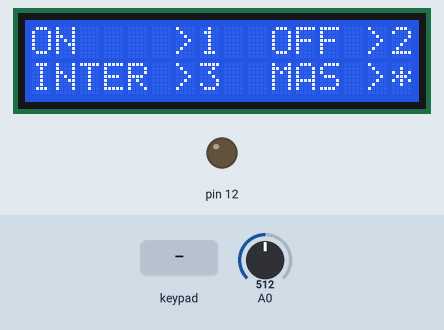
Recording of a program running on a simulated Arduino Uno, built with avr-gcc and run on an emulated ATmega328P. Shown: 16×2 character LCD, output pins drawn as LEDs (lit = HIGH). The test bench sets the inputs (shaded band); at power-on: A0 = 512.

Above: at 5.2 s.
5.3 s: keypad keys 1 3 9 7 * pressed 0.4 s apart
At 8.6 s:
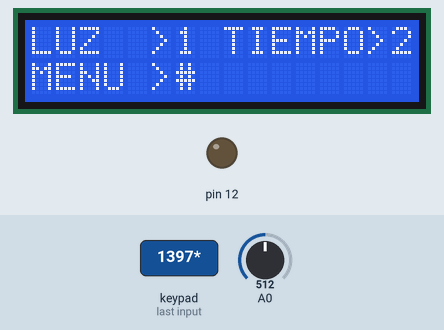
8.8 s: key '2' pressed
At 10.8 s:
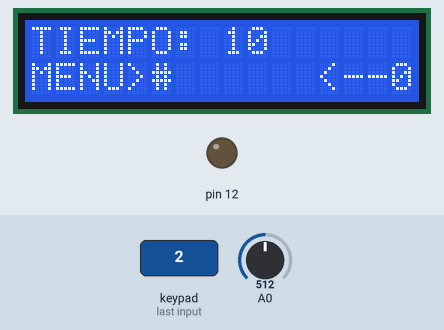
11.8 s: key '1' pressed
14.8 s: key '0' pressed
At 15.4 s:
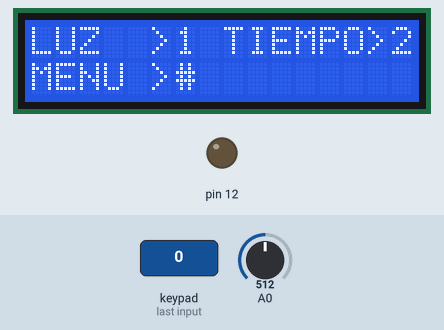
16.6 s: keypad keys 1 3 9 7 pressed 0.4 s apart
At 19.3 s:
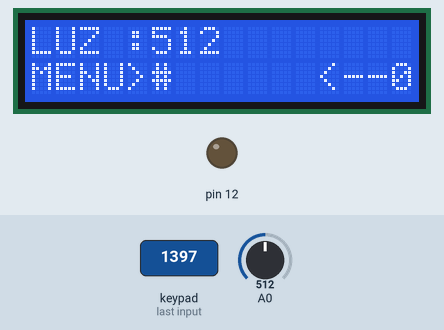
19.7 s: key '#' pressed
At 21.3 s:
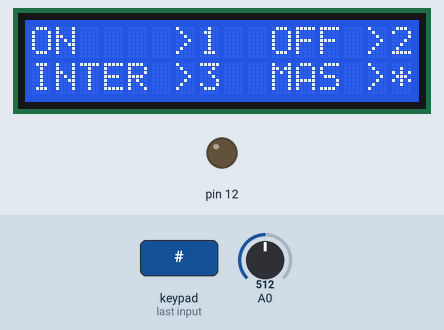
Timing chart, 0 to 22.3 s (numbered marks = the images above; inputs shaded):
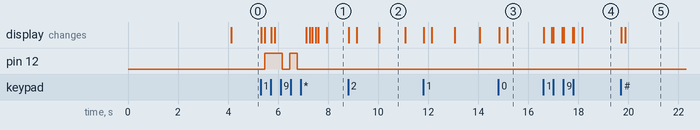

Measured:
- after the input at 5.3 s, pin 12: LOW → HIGH after 0.16 s, → LOW 0.70 s later, → HIGH 0.30 s later, → LOW 0.30 s later; the display: first changes at once (image 1 shows a later state)
- after the input at 8.8 s, the display: first changes at once (image 2 shows a later state)
- after the input at 14.8 s, the display: first changes at once (image 3 shows a later state)
- after the input at 16.6 s, the display: first changes at once (image 4 shows a later state)
- after the input at 19.7 s, the display: first changes at once (image 5 shows a later state)
- what the display in image 2 shows lasts 1.1 s, from 10.0 s to 11.1 s

The program:

main.cpp
```cpp
#include <Arduino.h>
#include <LiquidCrystal_I2C.h>
#include <Keypad.h>
char pulsacion;       // almacena la tecla pulsada
int  contador = 1;    // cuenta el nivel del menu en el que se esta
const byte ROWS = 4;  //Cuatro Filas
const byte COLS = 4;  //Cuatro Columnas
char keys[ROWS][COLS] = {
  {'1','2','3','A'},
  {'4','5','6','B'},
  {'7','8','9','C'},
  {'*','0','#','D'}
};
byte rowPins[ROWS] = {9,8,7,6}; //Puntos de conexion del teclado al arduino FILAS
byte colPins[COLS] = {5,4,3,2}; //Puntos de conexion del teclado al arduino COLUMNAS
Keypad Teclado1 = Keypad( makeKeymap(keys), rowPins, colPins, ROWS, COLS ); //Configura el teclado
LiquidCrystal_I2C lcd(0x27,16,2); // dependiendo del fabricante del I2C el codigo 0x27 cambiar a
                                  // 0x3F , 0x20 , 0x38 ,
////////////////////////////////// Void Setup() ///////////
void setup () {
 lcd.init();
 lcd.backlight();
 pinMode(12, OUTPUT);
 intro_0();             // muestra el intro de  bienvenida
}
////////////////////////// Void loop() ///////////////////////
void loop(){
 pulsacion = Teclado1.getKey() ;  // Lee la tecla pulsada
 if (pulsacion != 0) {
    lcd.clear();
    delay(100);
 }
 if(contador == 4){ menu_4();accion_4();}
 if(contador == 3){ menu_3();accion_3();}
 if(contador == 2){ menu_2();accion_2();}
 if(contador == 1){ menu_1();accion_1();}

}  ///////// Fin del void loop(), inician las Funciones///////////////

/////////////////////Intro_0 //////////////////////////////
void intro_0(){
 lcd.clear();  // Borra el  LCD
 lcd.setCursor(3,0);         // Se posiciona en la Columna 3, Fila 0
 lcd.print("BIENVENIDO ");
 lcd.setCursor(1,1);
 lcd.print("PRUEBA DE MENU");
 delay(4000);                // espera 4 segundos mostrando el intro
 lcd.clear();
}
/////////////////////Menu_1  //////////////////////////////////
void menu_1(){
   lcd.setCursor(0,0);
   lcd.print("ON    >1  ");
   lcd.setCursor(10,0);
   lcd.print("OFF >2");
   lcd.setCursor(0,1);
   lcd.print("INTER >3  ");
   lcd.setCursor(10,1);
   lcd.print("MAS >*");
}
/////////////////////Accion 1 //////////////////////////////
void accion_1(){
  if(pulsacion == '1') digitalWrite(12,HIGH);
  if(pulsacion == '2') digitalWrite(12,LOW);
  if(pulsacion == '3') intermitente();
  if(pulsacion == '*') contador=2;
}
/////////////////////Menu_2  //////////////////////////////////
void menu_2(){
   lcd.setCursor(0,0);
   lcd.print("LUZ  >1   ");
   lcd.setCursor(8,0);
   lcd.print("TIEMPO>2");
   lcd.setCursor(0,1);
   lcd.print("MENU >#          ");
}
/////////////////////accion_2  //////////////////////////////////
void accion_2(){
  if(pulsacion == '1') contador=3;
  if(pulsacion == '2') contador=4;
  if(pulsacion == '#') contador=1;
}
/////////////////////Menu_3  //////////////////////////////////
void menu_3(){
   lcd.setCursor(0,0);
   lcd.print("LUZ :           ");
   lcd.setCursor(5,0);
   lcd.print(analogRead(A0));
   lcd.setCursor(0,1);
   lcd.print("MENU>#      <--0");
}
/////////////////////accion_3  //////////////////////////////////
void accion_3(){
  if(pulsacion == '#') contador=1;
  if(pulsacion == '0') contador=2;
}
/////////////////////Menu_4 //////////////////////////////////
void menu_4(){
   unsigned long tiempo1 = (millis()/1000);
   lcd.setCursor(0,0);
   lcd.print("TIEMPO:            ");
   lcd.setCursor(8,0);
   lcd.print(tiempo1);
   lcd.setCursor(0,1);
   lcd.print("MENU>#      <--0");
}
/////////////////////accion_4  //////////////////////////////////
void accion_4(){
  if(pulsacion == '#') contador=1;
  if(pulsacion == '0') contador=2;
}
/////////////////////intermitente  //////////////////////////////////
void intermitente(){
  digitalWrite(12,HIGH);
  delay(300);
  digitalWrite(12,LOW);
  delay(300);
  digitalWrite(12,HIGH);
  delay(300);
  digitalWrite(12,LOW);
  delay(300);
}
```
